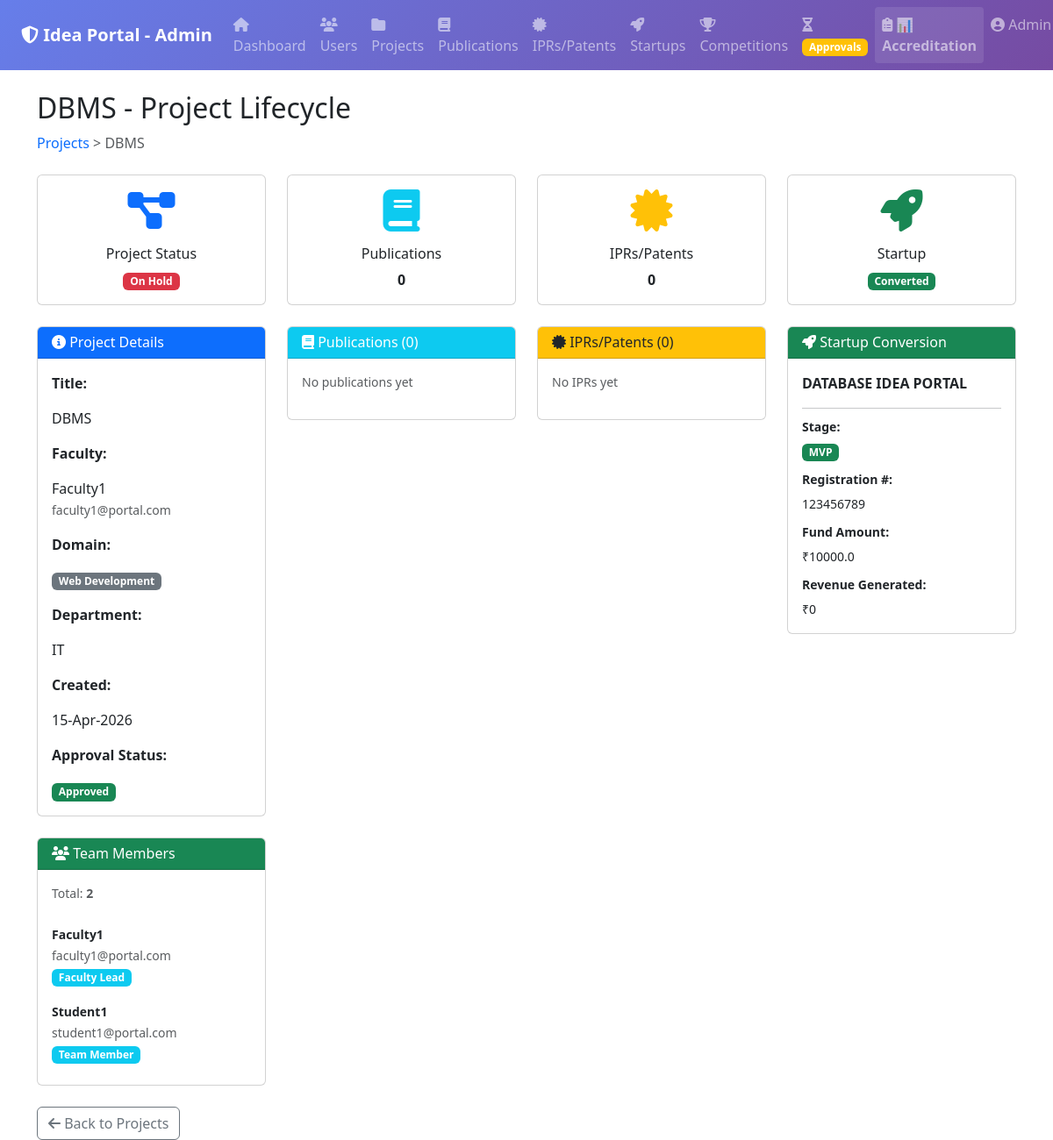
Page /admin/project/1/lifecycle (signed in) on the committed database.
### backend/database/models.py (models this page shows, shortened)
class ResearchProject(db.Model):
    __tablename__ = 'research_project'
    project_id = db.Column(db.Integer, primary_key=True)
    faculty_id = db.Column(db.Integer, db.ForeignKey('person.person_id'))
    project_title = db.Column(db.String(200), nullable=False)
    project_description = db.Column(db.Text)
    domain = db.Column(db.String(100))
    department = db.Column(db.String(100))
    required_skills = db.Column(db.Text)  # Comma-separated skills
    team_size = db.Column(db.Integer)
    start_date = db.Column(db.Date)
    end_date = db.Column(db.Date)
    project_status = db.Column(db.String(50), default='Proposed')  # Proposed / Ongoing / Completed / On Hold
    iic_registration_status = db.Column(db.String(50))
    project_level = db.Column(db.String(50))
    program_location = db.Column(db.String(100))
    is_approved = db.Column(db.Boolean, default=False)
    is_startup_converted = db.Column(db.Boolean, default=False)  # Track if converted to startup
    created_at = db.Column(db.DateTime, default=datetime.utcnow)
    updated_at = db.Column(db.DateTime, default=datetime.utcnow, onupdate=datetime.utcnow)

class Person(db.Model):
    __tablename__ = 'person'
    person_id = db.Column(db.Integer, primary_key=True)
    name = db.Column(db.String(100), nullable=False)
    email = db.Column(db.String(100), unique=True, nullable=False)
    password = db.Column(db.String(200), nullable=False)
    type = db.Column(db.String(20), nullable=False)  # Student / Faculty / Admin
    department = db.Column(db.String(100))
    is_approved = db.Column(db.Boolean, default=False)
    skills = db.Column(db.Text)  # Comma-separated skills
    resume_url = db.Column(db.String(255))  # URL to uploaded resume
    bio = db.Column(db.Text)  # Short bio/profile description
    phone = db.Column(db.String(20))  # Contact phone number

class ProjectPerson(db.Model):
    __tablename__ = 'project_person'
    project_id = db.Column(db.Integer, db.ForeignKey('research_project.project_id'), primary_key=True)
    person_id = db.Column(db.Integer, db.ForeignKey('person.person_id'), primary_key=True)
    role = db.Column(db.String(50))  # Student / Faculty / Mentor

class Startup(db.Model):
    __tablename__ = 'startup'
    startup_id = db.Column(db.Integer, primary_key=True)
    project_id = db.Column(db.Integer, db.ForeignKey('research_project.project_id'), unique=True)
    startup_name = db.Column(db.String(200), nullable=False)
    registration_number = db.Column(db.String(100))
    revenue_generated = db.Column(db.Float, default=0)
    development_status = db.Column(db.String(100), default='Idea')  # Idea / MVP / Beta / Live / Growth
    fund_amount = db.Column(db.Float, default=0)
    created_at = db.Column(db.DateTime, default=datetime.utcnow)
    updated_at = db.Column(db.DateTime, default=datetime.utcnow, onupdate=datetime.utcnow)

### backend/admin/routes.py (the view)
@admin_bp.route('/project/<int:project_id>/lifecycle')
@login_required
@role_required('Admin')
def project_lifecycle(project_id):
    from database.models import Startup
    project = ResearchProject.query.get(project_id)
    if not project:
        return "Project not found", 404
    faculty = Person.query.get(project.faculty_id)
    team_members = db.session.query(ProjectPerson, Person).filter(
        ProjectPerson.project_id == project_id,
        ProjectPerson.person_id == Person.person_id
    ).all()
    publications = Publication.query.filter_by(project_id=project_id).all()
    iprs = IPR.query.filter_by(project_id=project_id).all()
    startup = Startup.query.filter_by(project_id=project_id).first()
    return render_template('admin/project_lifecycle.html',
                         project=project,
                         faculty=faculty,
                         team_members=team_members,
                         publications=publications,
                         iprs=iprs,
                         startup=startup)

### frontend/templates/admin/project_lifecycle.html
{% extends 'base.html' %}
{% block content %}
<div class="mb-4">
    <h2>{{ project.project_title }} - Project Lifecycle</h2>
    <p class="text-muted">
        <a href="/admin/projects" class="text-decoration-none">Projects</a> >
        <span>{{ project.project_title }}</span>
    </p>
</div>
<div class="row mb-4">
    <div class="col-md-3">
        <div class="card text-center">
            <div class="card-body">
                <i class="fas fa-project-diagram fa-3x text-primary mb-3"></i>
                <h6 class="card-title">Project Status</h6>
                <p class="mb-0">
                    <span class="badge badge-{{ project.project_status|lower|replace(' ', '') }}">
                        {{ project.project_status }}
                    </span>
                </p>
            </div>
        </div>
    </div>
    <div class="col-md-3">
        <div class="card text-center">
            <div class="card-body">
                <i class="fas fa-book fa-3x text-info mb-3"></i>
                <h6 class="card-title">Publications</h6>
                <p class="mb-0"><strong>{{ publications|length }}</strong></p>
            </div>
        </div>
    </div>
    <div class="col-md-3">
        <div class="card text-center">
            <div class="card-body">
                <i class="fas fa-certificate fa-3x text-warning mb-3"></i>
                <h6 class="card-title">IPRs/Patents</h6>
                <p class="mb-0"><strong>{{ iprs|length }}</strong></p>
            </div>
        </div>
    </div>
    <div class="col-md-3">
        <div class="card text-center">
            <div class="card-body">
                <i class="fas fa-rocket fa-3x text-success mb-3"></i>
                <h6 class="card-title">Startup</h6>
                <p class="mb-0">
                    {% if startup %}
                        <span class="badge bg-success">Converted</span>
                    {% else %}
                        <span class="badge bg-secondary">None</span>
                    {% endif %}
                </p>
            </div>
        </div>
    </div>
</div>
<div class="row">
    <div class="col-md-3">
        <div class="card mb-4">
            <div class="card-header bg-primary text-white">
                <h6 class="mb-0"><i class="fas fa-info-circle"></i> Project Details</h6>
            </div>
            <div class="card-body">
                <p><strong>Title:</strong></p>
                <p class="mb-3">{{ project.project_title }}</p>
                <p><strong>Faculty:</strong></p>
                <p class="mb-3">{{ faculty.name }}<br><small class="text-muted">{{ faculty.email }}</small></p>
                <p><strong>Domain:</strong></p>
                <p class="mb-3"><span class="badge bg-secondary">{{ project.domain }}</span></p>
                <p><strong>Department:</strong></p>
                <p class="mb-3">{{ project.department or 'N/A' }}</p>
                <p><strong>Created:</strong></p>
                <p class="mb-3">{{ project.created_at.strftime('%d-%b-%Y') if project.created_at else 'N/A' }}</p>
                <p><strong>Approval Status:</strong></p>
                <p class="mb-0">
                    {% if project.is_approved %}
                        <span class="badge bg-success">Approved</span>
                    {% else %}
                        <span class="badge bg-warning">Pending</span>
                    {% endif %}
                </p>
            </div>
        </div>
        <div class="card">
            <div class="card-header bg-success text-white">
                <h6 class="mb-0"><i class="fas fa-users"></i> Team Members</h6>
            </div>
            <div class="card-body">
                <p class="small text-muted mb-3">Total: <strong>{{ team_members|length }}</strong></p>
                {% if team_members %}
                    <div class="list-group list-group-flush">
                        {% for member, person in team_members %}
                        <div class="list-group-item px-0 py-2 border-0">
                            <small><strong>{{ person.name }}</strong></small><br>
                            <small class="text-muted">{{ person.email }}</small><br>
                            <small class="badge bg-info">{{ member.role }}</small>
                        </div>
                        {% endfor %}
                    </div>
                {% else %}
                    <p class="text-muted small">No team members</p>
                {% endif %}
            </div>
        </div>
    </div>
    <div class="col-md-3">
        <div class="card mb-4">
            <div class="card-header bg-info text-white">
                <h6 class="mb-0"><i class="fas fa-book"></i> Publications ({{ publications|length }})</h6>
            </div>
            <div class="card-body" style="max-height: 400px; overflow-y: auto;">
                {% if publications %}
                    <div class="list-group list-group-flush">
                        {% for pub in publications %}
                        <div class="list-group-item px-0 py-2 border-0">
                            <small><strong>{{ pub.title[:30] }}...</strong></small><br>
                            <small class="text-muted">{{ pub.venue }} ({{ pub.year_of_publication }})</small><br>
                            <small class="badge" style="background-color: #17a2b8;">
                                {{ pub.publication_type }}
                            </small>
                            <small class="badge bg-secondary">{{ pub.status }}</small>
                        </div>
                        {% endfor %}
                    </div>
                {% else %}
                    <p class="text-muted small">No publications yet</p>
                {% endif %}
            </div>
        </div>
    </div>
    <div class="col-md-3">
        <div class="card mb-4">
            <div class="card-header bg-warning text-dark">
                <h6 class="mb-0"><i class="fas fa-certificate"></i> IPRs/Patents ({{ iprs|length }})</h6>
            </div>
            <div class="card-body" style="max-height: 400px; overflow-y: auto;">
                {% if iprs %}
                    <div class="list-group list-group-flush">
                        {% for ipr in iprs %}
                        <div class="list-group-item px-0 py-2 border-0">
                            <small><strong>{{ ipr.innovation_title[:25] }}...</strong></small><br>
                            <small class="text-muted">App #: {{ ipr.application_number or 'N/A' }}</small><br>
                            <small class="badge bg-secondary">{{ ipr.ipr_type }}</small>
                            <small class="badge badge-{{ ipr.grant_status|lower }}">
                                {{ ipr.grant_status }}
                            </small>
                        </div>
                        {% endfor %}
                    </div>
                {% else %}
                    <p class="text-muted small">No IPRs yet</p>
                {% endif %}
            </div>
        </div>
    </div>
    <div class="col-md-3">
        <div class="card mb-4">
            <div class="card-header bg-success text-white">
                <h6 class="mb-0"><i class="fas fa-rocket"></i> Startup Conversion</h6>
            </div>
            <div class="card-body">
                {% if startup %}
                    <p><strong>{{ startup.startup_name }}</strong></p>
                    <hr class="my-2">
                    <p class="mb-1"><small><strong>Stage:</strong></small></p>
                    <p class="mb-2"><span class="badge bg-success">{{ startup.development_status }}</span></p>
                    <p class="mb-1"><small><strong>Registration #:</strong></small></p>
                    <p class="mb-2"><small>{{ startup.registration_number or 'N/A' }}</small></p>
                    <p class="mb-1"><small><strong>Fund Amount:</strong></small></p>
                    <p class="mb-2"><small>₹{{ startup.fund_amount or '0' }}</small></p>
                    <p class="mb-1"><small><strong>Revenue Generated:</strong></small></p>
                    <p class="mb-0"><small>₹{{ startup.revenue_generated or '0' }}</small></p>
                {% else %}
                    <p class="text-muted text-center py-4">
                        <i class="fas fa-times fa-2x"></i><br>
                        Not converted to startup yet
                    </p>
                {% endif %}
            </div>
        </div>
    </div>
</div>
<div class="mt-4">
    <a href="/admin/projects" class="btn btn-outline-secondary">
        <i class="fas fa-arrow-left"></i> Back to Projects
    </a>
</div>
{% endblock %}

### frontend/templates/base.html (style rules this page uses)
.badge-onhold { background-color: #DC3545 !important; color: white; }

### rows in the picture
ResearchProject: project_title "DBMS", project_status "On Hold", domain "Web Development", department "IT", created_at "15-Apr-2026"
Person: name "Faculty1", email "faculty1@portal.com"
ProjectPerson: name "Faculty1", email "faculty1@portal.com", role "Faculty Lead"
ProjectPerson: name "Student1", email "student1@portal.com", role "Team Member"
Startup: startup_name "DATABASE IDEA PORTAL", development_status "MVP", registration_number "123456789", fund_amount "10000.0", revenue_generated "0"

### other values in the picture
{{ publications|length }} "0"
{{ iprs|length }} "0"
{{ team_members|length }} "2"
